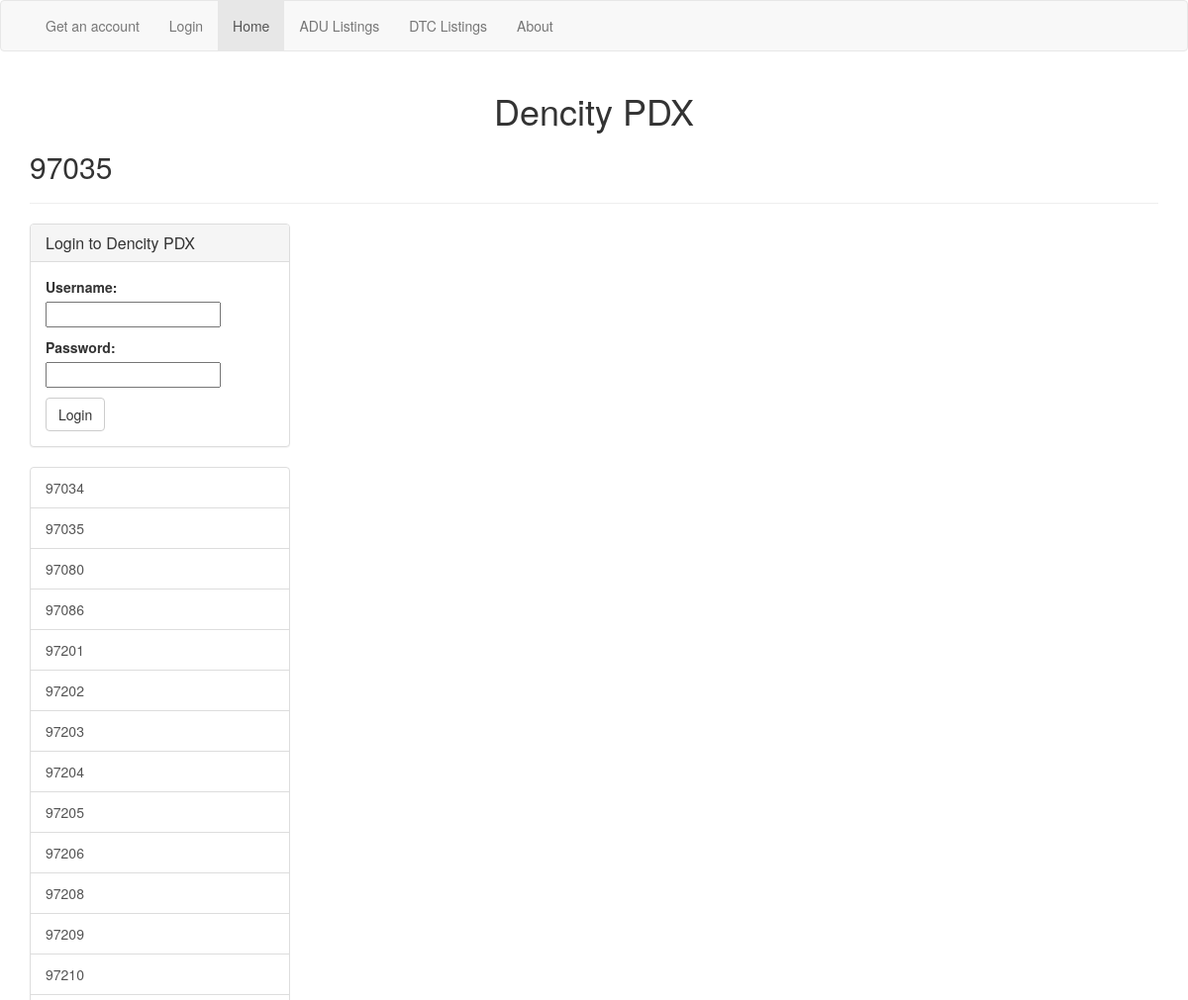
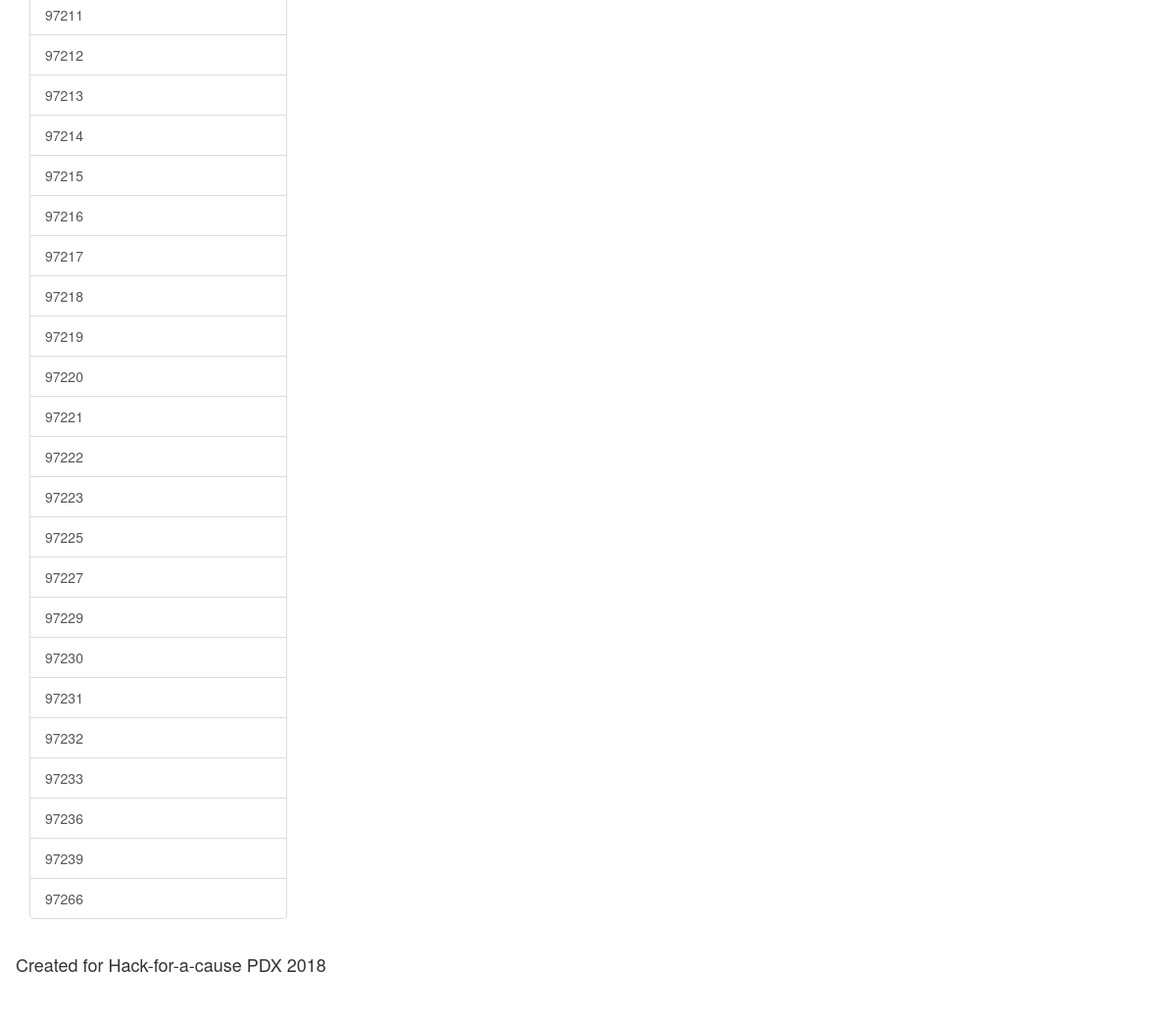
/zipcode/2/, run on the app's committed database (2 pictures, top to bottom).
### ll_app/models.py (models this page shows)
class Zipcode(models.Model):
    zipcode = models.CharField(max_length=20)
    def __str__(self):
        return self.zipcode

### ll_app/views.py (the view)
# urls.py: re_path(r'^zipcode/(?P<zipcode>\d+)/$', ZipcodeListView.as_view(), name='zipcode_list_view'),
class ZipcodeListView(ListView):
    template_name = 'll_app/zipcode_listing_list.html'
    model = ListingType
    def get_queryset(self):
        return ListingType.objects.filter(parent=None)
    def get_context_data(self, **kwargs):
        context = super().get_context_data(**kwargs)
        zipcode_id = self.kwargs.get('zipcode')
        context['zipcode'] = Zipcode.objects.get(id=zipcode_id)
        context['zipcodes'] = Zipcode.objects.all()
        if self.request.user.is_authenticated:
            context["profile"] = Profile.objects.get(user=self.request.user)
        else:
            context["login_form"] = AuthenticationForm()
        return context

### ll_app/templates/ll_app/zipcode_listing_list.html (shortened to what this page needs)
{% extends "base.html" %}
{% block body %}
    <h1 class="text-center">Dencity PDX</h1>
    <h2>{{ zipcode.zipcode }}</h2>
    <hr>
    <div class="row">
        <div class="col-md-3">
            {% if request.user.is_authenticated %}
            <h2>Hello {{ request.user }},
                {% if profile.profile_zipcode %}
                <br><small>Would you like to go to your perferred zip code page,
                <a href="{% url 'zipcode_list_view' profile.profile_zipcode.pk %}">{{ profile.profile_zipcode }}</a>?</small>
                {% else %}
                <br><small>You do not have a saved perferred zip code, please update your profile.
                    <a class="btn btn-default" href="{% url 'profile_view' %}">Update Profile</a></small>
                {% endif %}
            </h2>
            {% else %}
            <div class="panel panel-default">
                <div class="panel-heading">
                    <h3 class="panel-title">Login to Dencity PDX</h3>
                </div>
                <div class="panel-body">
                    <form class="" action="{% url 'login' %}" method="post">
                        {{ login_form.as_p }}
                        <input class="btn btn-default" type="submit" name="login" value="Login">
                    </form>
                </div>
            </div>
            {% endif %}
            <div class="list-group">
                {% for zipcode in zipcodes %}
                <a href="{% url 'zipcode_list_view' zipcode.pk %}" class="list-group-item">{{ zipcode }}</a>
                {% endfor %}
            </div>
        </div>
        <div class="col-md-9">
        </div>
    </div>
{% endblock %}

### data on the page
Zipcode: zipcode "97035"
Zipcode: zipcode "97034"
Zipcode: zipcode "97080"
Zipcode: zipcode "97086"
Zipcode: zipcode "97201"
Zipcode: zipcode "97202"
Zipcode: zipcode "97203"
Zipcode: zipcode "97204"
Zipcode: zipcode "97205"
Zipcode: zipcode "97206"
Zipcode: zipcode "97208"
Zipcode: zipcode "97209"
Zipcode: zipcode "97210"
Zipcode: zipcode "97211"
Zipcode: zipcode "97212"
Zipcode: zipcode "97213"
Zipcode: zipcode "97214"
Zipcode: zipcode "97215"
Zipcode: zipcode "97216"
Zipcode: zipcode "97217"
Zipcode: zipcode "97218"
Zipcode: zipcode "97219"
Zipcode: zipcode "97220"
Zipcode: zipcode "97221"
Zipcode: zipcode "97222"
Zipcode: zipcode "97223"
Zipcode: zipcode "97225"
Zipcode: zipcode "97227"
Zipcode: zipcode "97229"
Zipcode: zipcode "97230"
Zipcode: zipcode "97231"
Zipcode: zipcode "97232"
Zipcode: zipcode "97233"
Zipcode: zipcode "97236"
Zipcode: zipcode "97239"
Zipcode: zipcode "97266"
